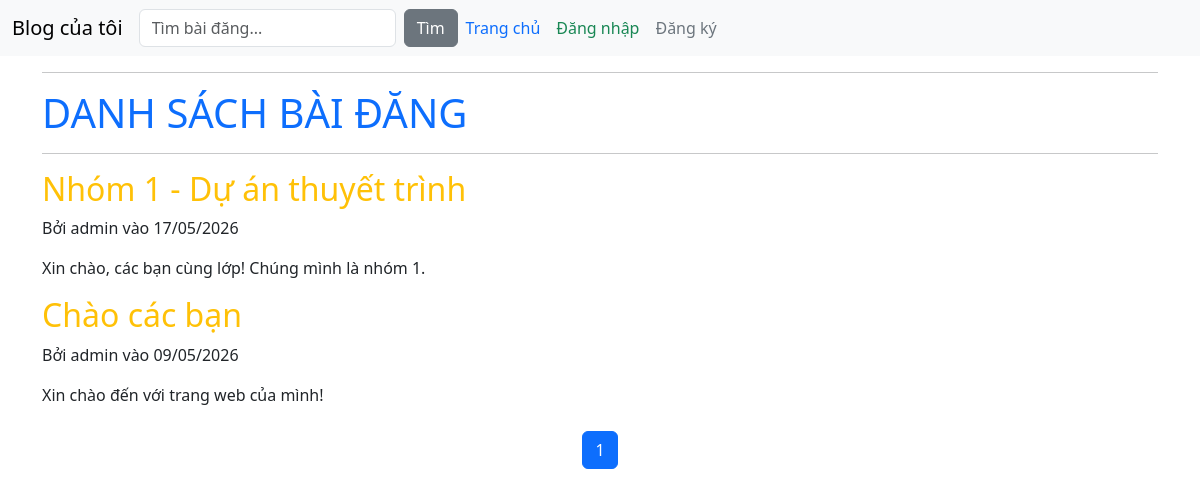
The page / on the database its author committed.
### blog/models.py (models this page shows, shortened)
class Post(models.Model):
    title = models.CharField(max_length=200)
    likes = models.ManyToManyField(User, related_name='blog_posts', blank=True)
    content = models.TextField()
    created_at = models.DateTimeField(auto_now_add=True)
    updated_at = models.DateTimeField(auto_now=True)
    author = models.ForeignKey(User, on_delete=models.CASCADE, default=1)

### blog/views.py (the view)
# urls.py: path("",PostListView.as_view(),name="post_list"),
class PostListView(ListView):
    model = Post
    template_name = "post_list.html"
    context_object_name = "posts"
    ordering = ["-created_at"]
    paginate_by = 3
    def get_queryset(self):
        query = self.request.GET.get('q')
        if query:
            return Post.objects.filter(
                Q(title__icontains=query) | Q(content__icontains=query)
            ).order_by("-created_at")
        return Post.objects.all().order_by("-created_at")

### blog/templates/post_list.html (shortened to what this page needs)
<!DOCTYPE html>
<html lang="en">
<head>
</head>
{% extends "base.html" %}
{% block content %}
    <hr>
    <h1 class="text-uppercase text-primary">Danh sách bài đăng</h1>
    <hr>
    {% for post in posts %}
    <article>
        <h2><a href="{% url 'post-detail' post.pk %}" title="{{ post.title }}" class="text-warning text-decoration-none">{{ post.title }}</a></h2>
        <p>Bởi {{ post.author.username }} vào {{ post.created_at|date:"d/m/Y" }}</p>
        <p>{{ post.content|truncatewords:30 }}</p>
    </article>
    {% empty %}
        <h2 class="text-danger">Chưa có bài đăng nào.</h2>
        <p class="text-muted">Để thêm bài đăng mới, bấm chuột vào nút "Thêm bài mới".</p>
        <a href="{% url 'post-create' %}" title="Thêm bài mới" class="btn btn-success">Thêm bài mới</a>
    {% endfor %}
    <nav aria-label="Page navigation" class="mt-4">
        <ul class="pagination justify-content-center">
            {% for num in page_obj.paginator.page_range %}
                {% if page_obj.number == num %}
                    <li class="page-item active"><span class="page-link">{{ num }}</span></li>
                {% elif num > page_obj.number|add:'-3' and num < page_obj.number|add:'3' %}
                    <li class="page-item">
                        <a title="{{ num }}" class="page-link" href="?page={{ num }}{% if request.GET.q %}&q={{ request.GET.q }}{% endif %}">{{ num }}</a>
                    </li>
                {% endif %}
        {% endfor %}
        </ul>
    </nav>
{% endblock %}

### rows shown on the page
Post: title "Nhóm 1 - Dự án thuyết trình", author.username "admin", created_at "17/05/2026", content "Xin chào, các bạn cùng lớp! Chúng mình là nhóm 1."
Post: title "Chào các bạn", author.username "admin", created_at "09/05/2026", content "Xin chào đến với trang web của mình!"

### other values the page prints
{{ num }} "1"
